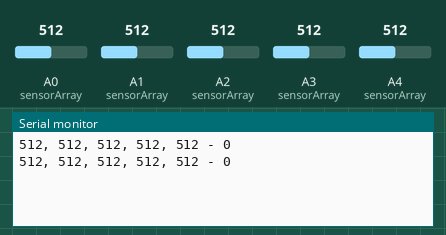
This sketch was run on a simulated Arduino Uno, built with avr-gcc and run on an emulated ATmega328P. On the bench: the last lines printed to the serial monitor. The test bench sets the inputs (shaded band); at power-on: A0 (sensorArray) = 512, A1 (sensorArray) = 512, A2 (sensorArray) = 512, A3 (sensorArray) = 512, A4 (sensorArray) = 512.

Above: at 1.2 s.
1.3 s: A0 (sensorArray) set to 716
At 2.1 s:
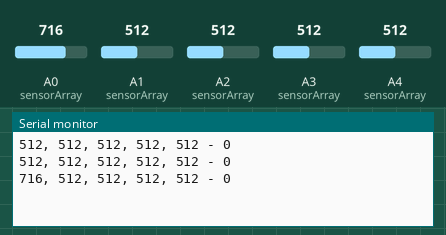
2.8 s: A1 (sensorArray) set to 716
At 3.6 s:
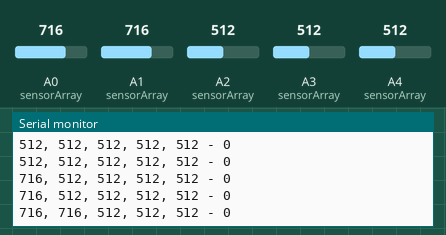
4.3 s: A2 (sensorArray) set to 716
At 5.1 s:
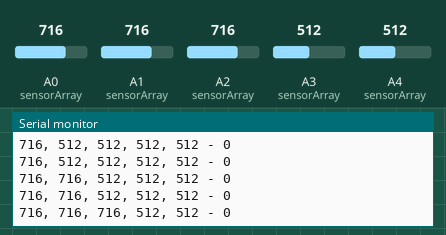
5.8 s: A3 (sensorArray) set to 716
At 6.6 s:
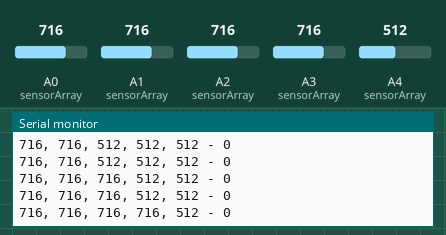
7.3 s: A4 (sensorArray) set to 716
At 7.9 s:
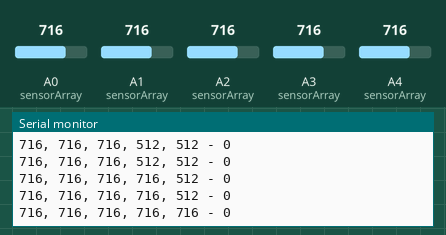
8.8 s: A0 (sensorArray) set to 992
At 9.6 s:
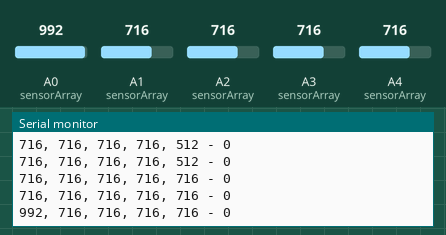
Timing chart, 0 to 11.3 s (numbered marks = the images above; inputs shaded):
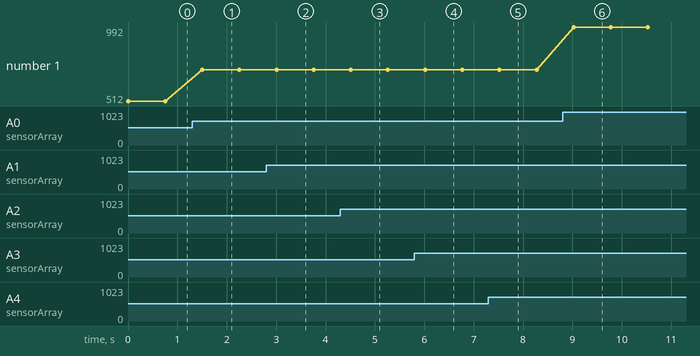

Measured:
- after the input at 1.3 s, the serial monitor: prints a new line after 0.20 s (image 1)
- after the input at 2.8 s, the serial monitor: prints a new line after 0.21 s (image 2)
- after the input at 4.3 s, the serial monitor: prints a new line after 0.21 s (image 3)
- after the input at 5.8 s, the serial monitor: prints a new line after 0.22 s (image 4)
- after the input at 7.3 s, the serial monitor: prints a new line after 0.22 s (image 5)
- after the input at 8.8 s, the serial monitor: prints a new line after 0.22 s (image 6)
- plotted number 1: 512 → 716 after the input at 1.3 s, 716 → 992 after the input at 8.8 s

The sketch:

line_follower_test_code.ino
```cpp
void setup() {
  // put your setup code here, to run once:
  Serial.begin(9600);
  pinMode(A0, INPUT);
  pinMode(A1, INPUT);
  pinMode(A2, INPUT);
  pinMode(A3, INPUT);
  pinMode(A4, INPUT);
}

void loop() {
  // put your main code here, to run repeatedly:
 serial();
}

int sensorArray() {
  int values[5];
  values[0] = analogRead(A0);
  values[1] = analogRead(A1);
  values[2] = analogRead(A2);
  values[3] = analogRead(A3);
  values[4] = analogRead(A4);

  int maxIndex = 0;
  for (int i=1; i<5; i++) {
    if (values[i] > values[maxIndex]) {
      maxIndex = i;
    }
  }

  return maxIndex;
}
void serial() {
  Serial.print(analogRead(A0), DEC);
  Serial.print(", ");
  Serial.print(analogRead(A1), DEC);
  Serial.print(", ");
  Serial.print(analogRead(A2), DEC);
  Serial.print(", ");
  Serial.print(analogRead(A3), DEC);
  Serial.print(", ");
  Serial.print(analogRead(A4), DEC);
  Serial.print(" - ");
  Serial.println(sensorArray(), DEC);
  delay (750);
}
```
